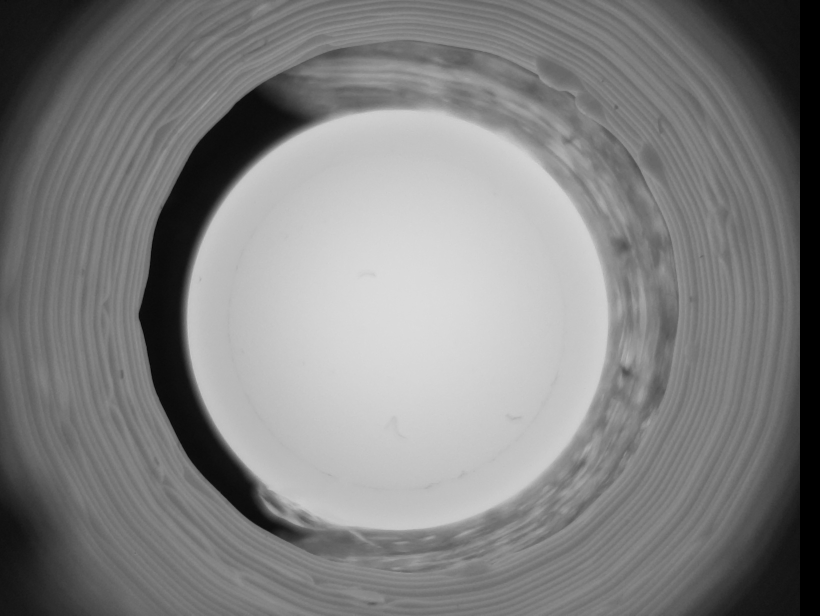
#> input picture gaussian/pellet.jpg, 1640 x 1232 px (shown at 1/2 size)
$ python threshold.py
#> lines starting #> are read from the running program, lines starting #| are printed output that depends on the picture; after the words box and inside, x2 and y2 are one past the last pixel; in counts of white or black regions, pixels touching at a corner belong together
import cv2
import numpy as np
import matplotlib.pyplot as plt
from scipy.stats import norm
import time
from PIL import Image
import io

resolution = (1640, 1232)

pellet_center_mask = np.zeros((resolution[1], resolution[0]), dtype="uint8")
# Initial values for trackbars
initial_x, initial_y, initial_diameter = 775, 700, 400
initial_dev_up, initial_dev_down = 23, 23
threshold_value = 1.5
debug = 1
buf = io.BytesIO()
def nothing(val):
    pass

def update_mask():
    global Csys, Dia, pellet_center_mask
    # Update circle parameters
    Csys = (cv2.getTrackbarPos("Circle_X", "Trackbars"),
            cv2.getTrackbarPos("Circle_Y", "Trackbars"))
    Dia = cv2.getTrackbarPos("Circle_Diameter", "Trackbars")

    # Create a black canvas the size of the camera feed
    pellet_center_mask = np.zeros((resolution[1], resolution[0]), dtype="uint8")

    # Draw a circle based on the trackbar values
    cv2.circle(pellet_center_mask, Csys, Dia, 255, -1)

# [86 lines left out: function histogram_and_threshold, not called in this run]

def create_trackbars():
    # Set up the window and trackbars
    cv2.namedWindow("Trackbars")

    # Create trackbars with default values
    cv2.createTrackbar("Circle_X", "Trackbars", initial_x, 960, nothing)
    cv2.createTrackbar("Circle_Y", "Trackbars", initial_y, 960, nothing)
    cv2.createTrackbar("Circle_Diameter", "Trackbars", initial_diameter, 500, nothing)
    cv2.createTrackbar("Threshold_upper", "Trackbars", initial_dev_up, 40, nothing)
    cv2.createTrackbar("Threshold_lower", "Trackbars", initial_dev_down, 40, nothing)
    cv2.createTrackbar("Impurity_pixel_amount", "Trackbars", 1000,50000, nothing)

# [13 lines left out: function count_black_pixels, not called in this run]

def generate_gaussian_mask(shape, std_dev):
    y, x = np.indices(shape)
    center_x, center_y = 830, 620
    return np.exp(-((x - center_x) ** 2 + (y - center_y) ** 2) / (2 * std_dev ** 2))


std_dev = 100  # Standard deviation, adjust as needed
picture = "pellet"
# Create the Trackbars, so the mask can be created
create_trackbars()
# Main loop
try:
    # Load the image
    original_image = cv2.imread(f'{picture}.jpg', cv2.IMREAD_GRAYSCALE)
#> original_image is the input picture: shape (1232, 1640); min 0, max 221, mean 128.4

    # Check if the image is loaded properly
    if original_image is None:
        print("Error loading image. Check the file path and integrity.")

    #original_image = cv2.cvtColor(original_image, cv2.COLOR_BGR2GRAY)
    update_mask()
#> in update_mask, `cv2.circle(pellet_center_mask, Csys, Dia, 255, -1)`:
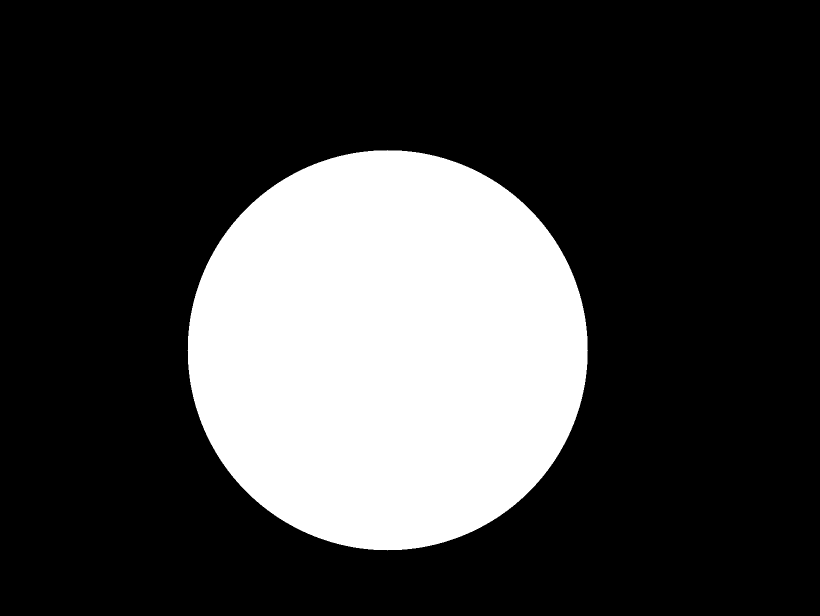
#> pellet_center_mask: shape (1232, 1640) (shown at 1/2 size); 24.9% white; 1 white region, box (x1, y1, x2, y2) and area: (375, 300, 1176, 1101) 502625
    gaussian_mask = generate_gaussian_mask(pellet_center_mask.shape, std_dev)
    gaussian_pellet_mask = np.multiply(pellet_center_mask, gaussian_mask)
    subtracted_image = original_image - gaussian_pellet_mask
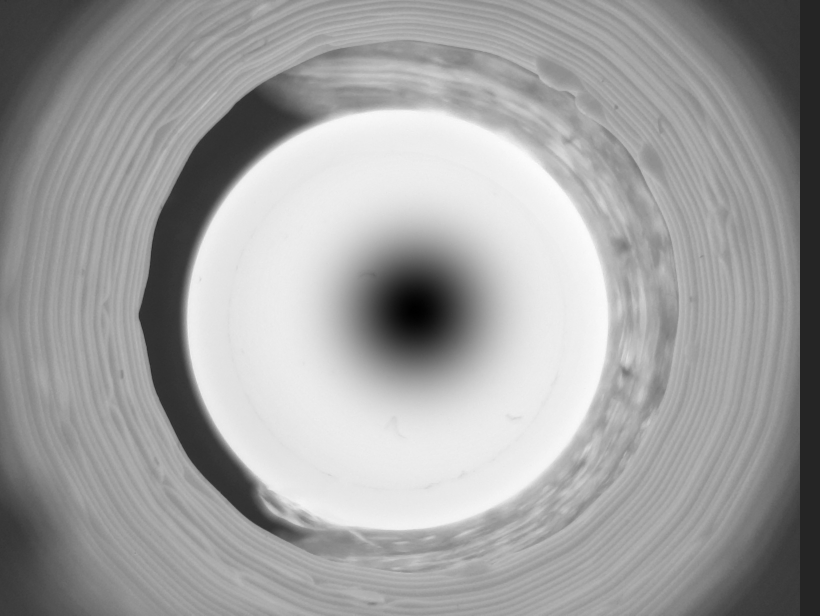
#> subtracted_image: shape (1232, 1640) float64 (shown at 1/2 size); min -36.94, max 213, mean 120.5; drawn with min black and max white
    subtracted_image[subtracted_image < 0] = 0  # Ensure there are no negative values
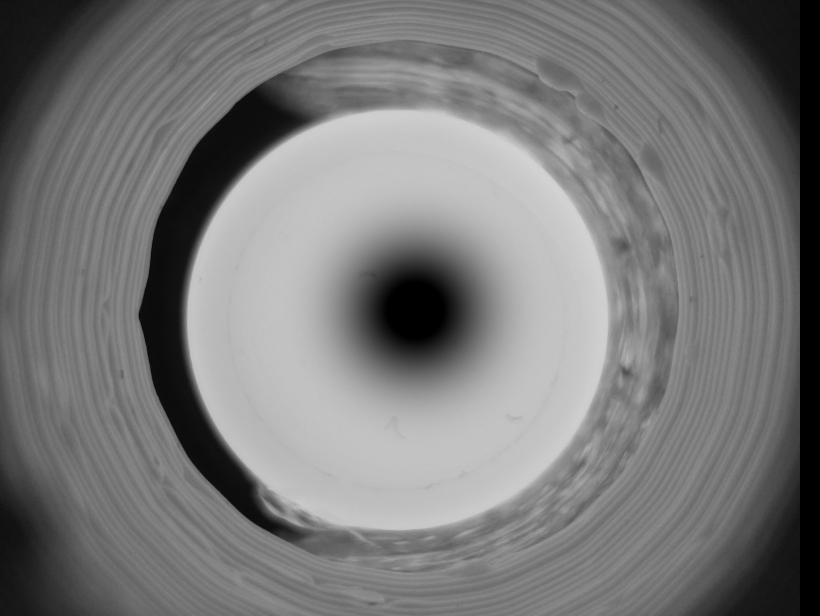
#> subtracted_image: shape (1232, 1640) float64 (shown at 1/2 size); min 0, max 213, mean 120.6

    cv2.imwrite("gaussian.jpg", gaussian_pellet_mask )
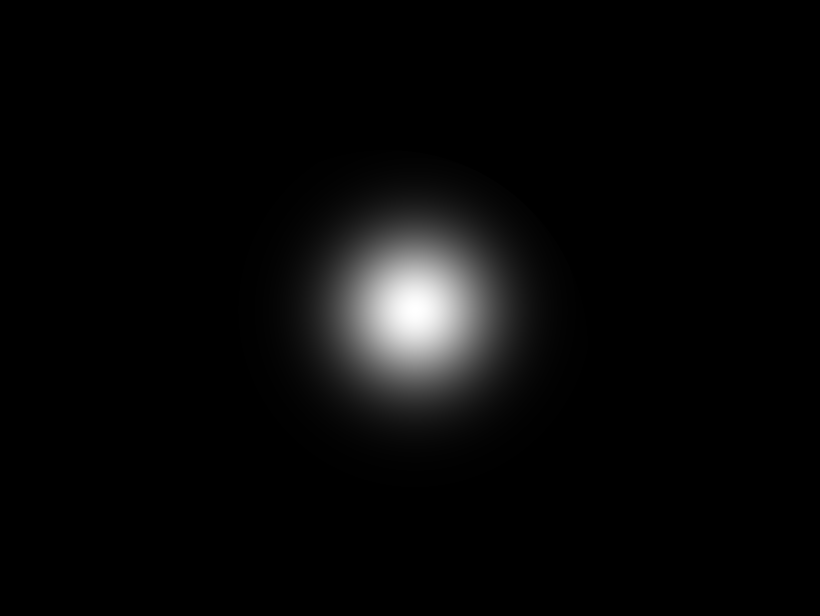
#> saved as gaussian.jpg: shape (1232, 1640) (shown at 1/2 size); min 0, max 255, mean 7.9
    #histogram_and_threshold(original_image, pellet_center_mask)
finally:
    # Release resources
    cv2.destroyAllWindows()
